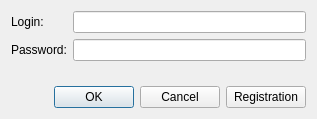
<?xml version="1.0" encoding="UTF-8"?>
<ui version="4.0">
 <class>LoginForm</class>
 <widget class="QWidget" name="LoginForm">
  <property name="geometry">
   <rect>
    <x>0</x>
    <y>0</y>
    <width>317</width>
    <height>119</height>
   </rect>
  </property>
  <property name="windowTitle">
   <string>Form</string>
  </property>
  <layout class="QVBoxLayout" name="verticalLayout">
   <item>
    <layout class="QFormLayout" name="formLayout">
     <item row="0" column="0">
      <widget class="QLabel" name="label">
       <property name="text">
        <string>Login:</string>
       </property>
      </widget>
     </item>
     <item row="1" column="0">
      <widget class="QLabel" name="label_2">
       <property name="text">
        <string>Password:</string>
       </property>
      </widget>
     </item>
     <item row="0" column="1">
      <widget class="QLineEdit" name="loginEdit"/>
     </item>
     <item row="1" column="1">
      <widget class="QLineEdit" name="passwordEdit">
       <property name="echoMode">
        <enum>QLineEdit::Password</enum>
       </property>
      </widget>
     </item>
    </layout>
   </item>
   <item>
    <spacer name="verticalSpacer">
     <property name="orientation">
      <enum>Qt::Vertical</enum>
     </property>
     <property name="sizeHint" stdset="0">
      <size>
       <width>20</width>
       <height>40</height>
      </size>
     </property>
    </spacer>
   </item>
   <item>
    <layout class="QHBoxLayout" name="horizontalLayout" stretch="1,0">
     <item>
      <widget class="QDialogButtonBox" name="buttonBox">
       <property name="standardButtons">
        <set>QDialogButtonBox::Cancel|QDialogButtonBox::Ok</set>
       </property>
      </widget>
     </item>
     <item>
      <widget class="QPushButton" name="registrationPushButton">
       <property name="text">
        <string>Registration</string>
       </property>
      </widget>
     </item>
    </layout>
   </item>
  </layout>
 </widget>
 <resources/>
 <connections/>
</ui>
